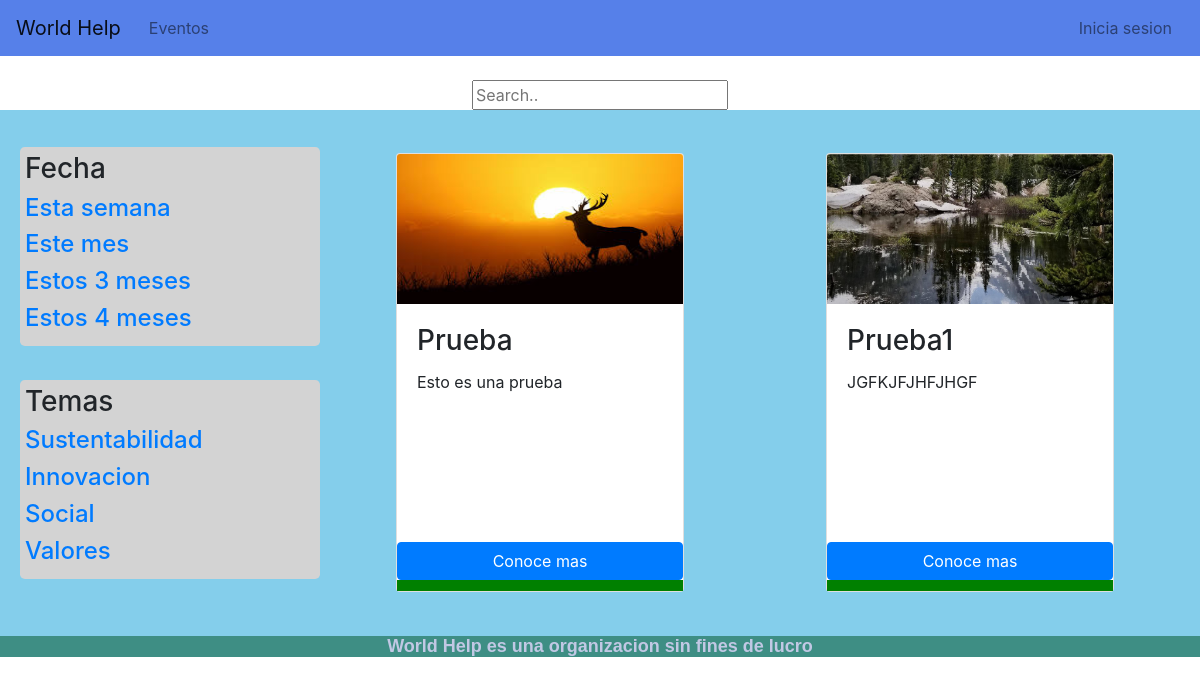
/activities/, run on an earlier commit of the app's database.
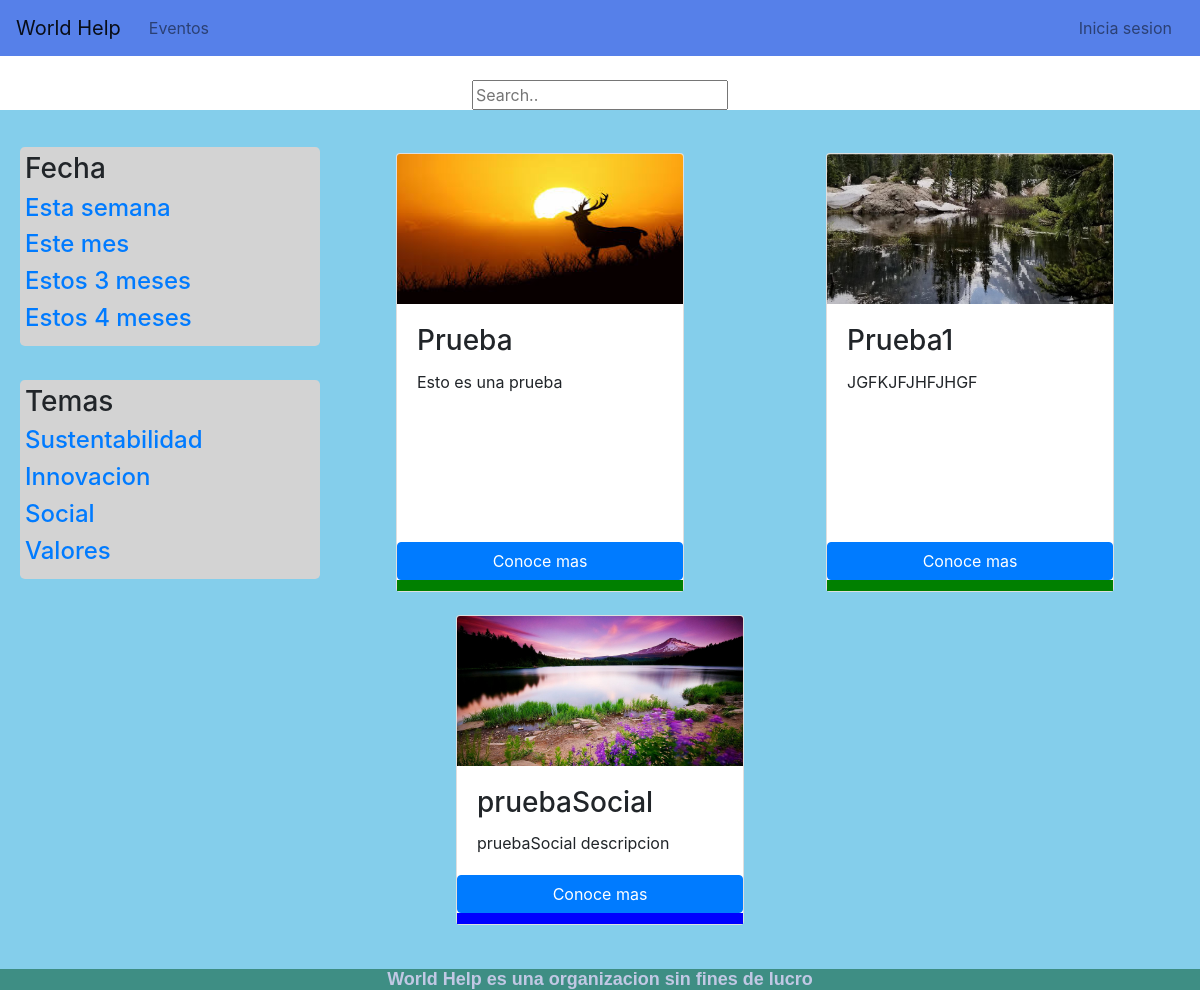
And on a later commit of the database.
### Activities/models.py (models this page shows, shortened)
class Activity(models.Model):
    user = models.ForeignKey(User, default=1, on_delete=models.CASCADE)
    activity_name = models.CharField(max_length=100)
    activity_description = models.CharField(max_length=700)
    activity_start_date = models.DateField()
    activity_end_date = models.DateField()
    activity_picture = models.FileField()
    EJE_VIDA = 'vida'
    EJE_INNOVACION = 'innovacion'
    EJE_ENERGIA = 'energia'
    EJE_SOCIAL = 'social'
    TIPO_EJES = (
        (EJE_VIDA, 'Vida'),
        (EJE_INNOVACION, 'Innovacion'),
        (EJE_ENERGIA, 'Energia'),
        (EJE_SOCIAL, 'Social')
    )
    activity_type = models.CharField(
        max_length = 10,
        choices = TIPO_EJES,
        default = EJE_VIDA,
    )

### Activities/views.py (the view)
# urls.py: path('',views.events, name = 'Events'),
def events(request):
    all_acts = Activity.objects.all()
    return render(request, 'Activities/Activities_Page.html', {'all_acts': all_acts})

### Activities/templates/Activities/Activities_Page.html
{% extends 'Activities/base.html'%}
{% load static from staticfiles %}
{% block styleSheet %}
<link rel="stylesheet" type="text/css" href="{% static 'activitiesHtmlStyle.css' %}">
{% endblock %}
{%block bodyContent%}
          <div  align="center" background-color="grey">
              <h1>Que actividad estas buscando?</h1>
              <br>
              <div class="search-container" style="width: 700px">
                  <form action="#">
                    <input type="text" placeholder="Search.." name="search">
                   </form>
              </div>
          </div>
      <div class = "container-fluid event-wrapper">
        <div class="row" style="margin: 0 auto;">
                <div clas="container" align="left" style="margin-bottom: 20px">
                    <div class="jumbotron" >
                        <h3>Fecha</h3>
                        <h4><a href="#">Esta semana</a> </h4>
                        <h4><a href="#">Este mes</a> </h4>
                        <h4><a href="#">Estos 3 meses</a> </h4>
                        <h4><a href="#">Estos 4 meses</a> </h4>
                    </div>
                    <br>
                    <div class="jumbotron" >
                        <h3>Temas</h3>
                        <h4><a href="#">Sustentabilidad</a> </h4>
                        <h4><a href="#">Innovacion</a> </h4>
                        <h4><a href="#">Social</a> </h4>
                        <h4><a href="#">Valores</a> </h4>
                    </div>
                </div>
                {% for evento in all_acts %}
                    <div class="card" style="width: 18rem;">
                      {% if evento.activity_picture%}
                        <img class="card-img-top" src="{{evento.activity_picture.url}}" alt="Card image cap" style="min-height: 150px; max-height: 150px;">
                      {% else %}
                        <img class="card-img-top" src="https://dummyimage.com/600x400/c1c8e4/291329.png&text=card+img" alt="Card image cap">
                      {% endif %}
                      <div class="card-body">
                        <h3 class="card-title">{{evento.activity_name}}</h3>
                        <p class="card-text">{{evento.activity_description}}</p>
                      </div>
                      <a href="{% url 'activities:Act Details' evento.id %}" class="btn btn-primary">Conoce mas</a>
                      {% if evento.activity_type == 'vida'%}
                          <div class="eje-carta" style="background-color: green; height: 11px; width: auto; margin: 0;"></div>
                        {% elif evento.activity_type == 'innovacion'%}
                          <div class="eje-carta" style="background-color: yellow; height: 11px; width: auto; margin: 0;"></div>
                        {% elif evento.activity_type == 'energia'%}
                          <div class="eje-carta" style="background-color: orange; height: 11px; width: auto; margin: 0;"></div>
                        {% elif evento.activity_type == 'social'%}
                          <div class="eje-carta" style="background-color: blue; height: 11px; width: auto; margin: 0;"></div>
                        {% endif %}
                    </div>
                    {% empty %}
                    <p>No hay nada en eventos</p>
                {% endfor %}
        </div>
      </div>
{% endblock %}

What changed in the data, as far as the page shows it:
added Activity: activity_picture (picture), activity_name "pruebaSocial", activity_description "pruebaSocial descripcion", activity_type "social" (drawn)
